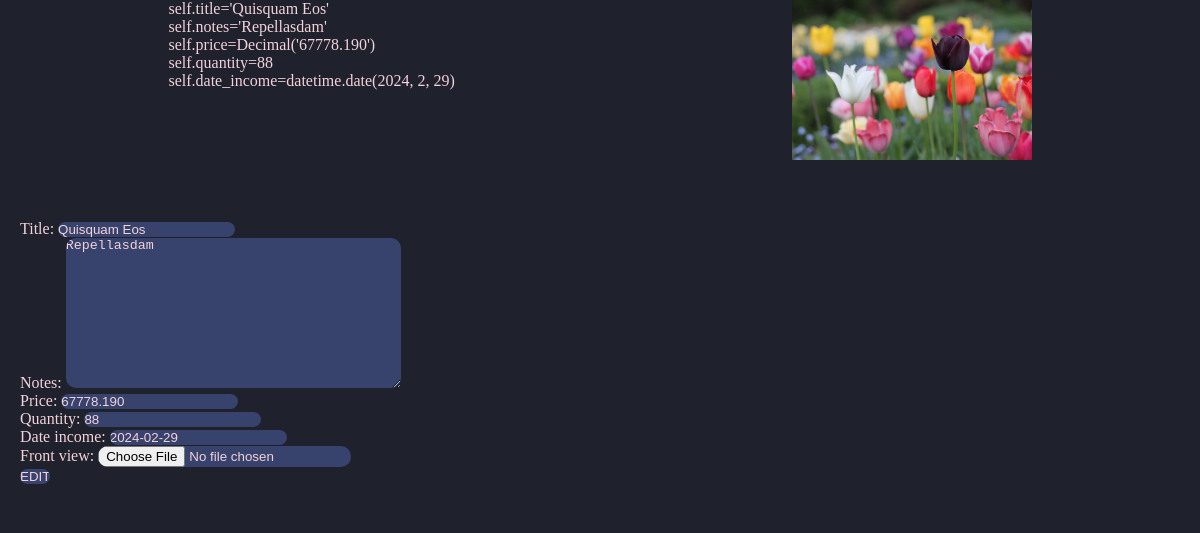
Page /r_u_ware/3 on the committed database.
### models/models.py (models this page shows, shortened)
class Ware(Model):
    title = CharField(max_length=100, default=lorem_ipsum.words(2, common=False).title())
    notes = CharField(max_length=100, default=lorem_ipsum.words(4, common=False).title())
    price = DecimalField(max_digits=9,
                         decimal_places=3, default=round(choice(range(1, 100_000)) + random(), 2))
    quantity = IntegerField(default=choice(range(100)))
    date_income = DateField(auto_now=True)
    front_view = ImageField(null=True, help_text="front view",
                            upload_to="")
    def full_description(self):
        return [f"{self.title=}", f"{self.notes=}", f"{self.price=}", f"{self.quantity=}",
                f"{self.date_income=}"]

### models/views.py (the view, shortened to what this page needs)
# urls.py: path('r_u_ware/<int:ware_id>', views.EditWare.as_view(), name="r_u_ware"),
class EditWare(View):
    template_name = "models/edit_ware.html"
    def get(self, request, ware_id):
        ware = models.Ware.objects.get(pk=ware_id)
        context = {f"verbose_title": "RW of  {ware}"}
        buffer = forms.WareForm()
        buffer.add_context(ware)
        context['form'] = buffer
        context['ware_descr'] = ware.full_description()
        context['img_path'] = ware.front_view.url
        return render(request, self.template_name, context=context)

### models/forms.py
class WareForm(forms.Form):
    def_attrs = {"class": "form_fields"}
    title = forms.CharField(widget=forms.TextInput(attrs=def_attrs))
    notes = forms.CharField(widget=forms.Textarea(attrs=def_attrs))
    price = forms.DecimalField(widget=forms.NumberInput(attrs=def_attrs))
    quantity = forms.IntegerField(min_value=0,widget=forms.NumberInput(attrs=def_attrs))
    date_income = forms.DateField(widget=forms.DateInput(attrs=def_attrs))
    front_view = forms.ImageField(widget=forms.FileInput(attrs=def_attrs))
    def add_context(self, ware: models.Ware) -> None:
        self.fields['title'].initial = ware.title
        self.fields['notes'].initial = ware.notes
        self.fields['price'].initial = ware.price
        self.fields['quantity'].initial = ware.quantity
        self.fields['date_income'].initial = ware.date_income
        self.fields['front_view'].initial = f"{ware.front_view}"
        return None

### models/templates/models/edit_ware.html (shortened to what this page needs)
{% extends 'base.html' %}
{% block content %}
<div class="ware">
    <div class="ware__description">
        {% for bullet in ware_descr %}
        <div class="ware__description--bullet">{{ bullet }}</div>
        {% endfor %}
    </div>
    <div class="view">
        <img class="this_is_cruel" src="{{ img_path }}">
    </div>
</div>
<br>
<br>
<form method="POST" class="form__ware" action="" enctype="multipart/form-data">
    {{ form.as_p }}
    <input type="submit" class="form_fields" value="EDIT">
</form>
{% endblock %}

### static/main.css (style rules this page uses)
* { margin: 0; padding: 0; border: 0; background-color: rgb(31, 34, 44); color: rgb(243, 210, 219); }
.ware { display: flex; flex-direction: row; flex-wrap: nowrap; justify-content: space-around; }
.ware__description { display: flex; flex-direction: column; }
.this_is_cruel { max-width: 30vw; max-height: 20vh; }
.form_fields { border: "solid 2px rgb(55, 69, 98)"; border-radius: 10px; background-color: rgb(55, 67, 108); }
.form__ware { padding: 20px; }

### rows in the picture
Ware: title "Quisquam Eos", notes "Repellasdam", price "67778.190", quantity "88", date_income "2024-02-29"

### other values in the picture
{{ bullet }} "self.title='Quisquam Eos'" "self.notes='Repellasdam'" "self.price=Decimal('67778.190')" "self.quantity=88" "self.date_income=datetime.date(2024, 2, 29)"
